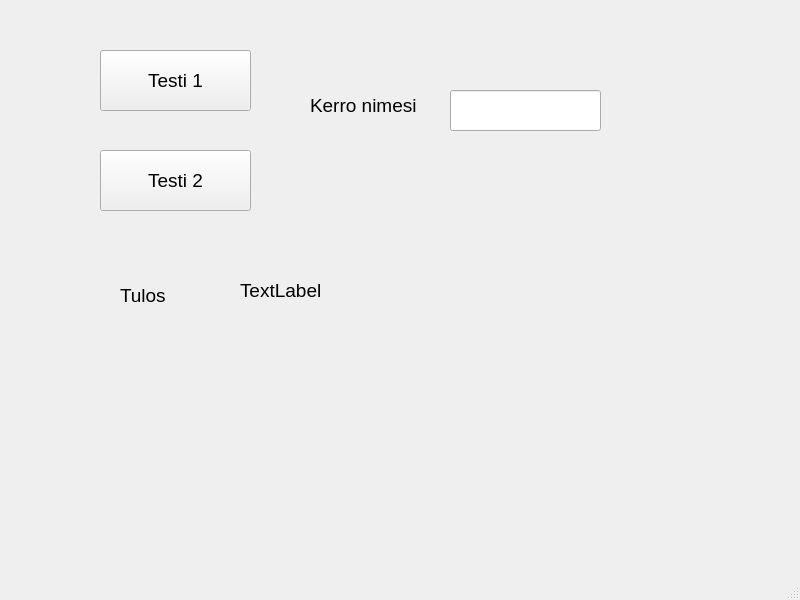
<?xml version="1.0" encoding="UTF-8"?>
<ui version="4.0">
 <class>MainWindow</class>
 <widget class="QMainWindow" name="MainWindow">
  <property name="geometry">
   <rect>
    <x>0</x>
    <y>0</y>
    <width>800</width>
    <height>600</height>
   </rect>
  </property>
  <property name="windowTitle">
   <string>MainWindow</string>
  </property>
  <widget class="QWidget" name="centralwidget">
   <widget class="QPushButton" name="btnTest1">
    <property name="geometry">
     <rect>
      <x>100</x>
      <y>50</y>
      <width>151</width>
      <height>61</height>
     </rect>
    </property>
    <property name="font">
     <font>
      <pointsize>14</pointsize>
     </font>
    </property>
    <property name="text">
     <string>Testi 1</string>
    </property>
   </widget>
   <widget class="QPushButton" name="btnTest2">
    <property name="geometry">
     <rect>
      <x>100</x>
      <y>150</y>
      <width>151</width>
      <height>61</height>
     </rect>
    </property>
    <property name="font">
     <font>
      <pointsize>14</pointsize>
     </font>
    </property>
    <property name="text">
     <string>Testi 2</string>
    </property>
   </widget>
   <widget class="QLabel" name="labelResult">
    <property name="geometry">
     <rect>
      <x>240</x>
      <y>260</y>
      <width>401</width>
      <height>61</height>
     </rect>
    </property>
    <property name="font">
     <font>
      <pointsize>14</pointsize>
     </font>
    </property>
    <property name="text">
     <string>TextLabel</string>
    </property>
   </widget>
   <widget class="QLabel" name="label_2">
    <property name="geometry">
     <rect>
      <x>120</x>
      <y>280</y>
      <width>71</width>
      <height>31</height>
     </rect>
    </property>
    <property name="font">
     <font>
      <pointsize>14</pointsize>
     </font>
    </property>
    <property name="text">
     <string>Tulos</string>
    </property>
   </widget>
   <widget class="QLabel" name="label">
    <property name="geometry">
     <rect>
      <x>310</x>
      <y>70</y>
      <width>131</width>
      <height>71</height>
     </rect>
    </property>
    <property name="font">
     <font>
      <pointsize>14</pointsize>
     </font>
    </property>
    <property name="text">
     <string>Kerro nimesi</string>
    </property>
   </widget>
   <widget class="QLineEdit" name="textName">
    <property name="geometry">
     <rect>
      <x>450</x>
      <y>90</y>
      <width>151</width>
      <height>41</height>
     </rect>
    </property>
    <property name="font">
     <font>
      <pointsize>14</pointsize>
     </font>
    </property>
   </widget>
  </widget>
  <widget class="QMenuBar" name="menubar">
   <property name="geometry">
    <rect>
     <x>0</x>
     <y>0</y>
     <width>800</width>
     <height>22</height>
    </rect>
   </property>
  </widget>
  <widget class="QStatusBar" name="statusbar"/>
 </widget>
 <resources/>
 <connections/>
</ui>
